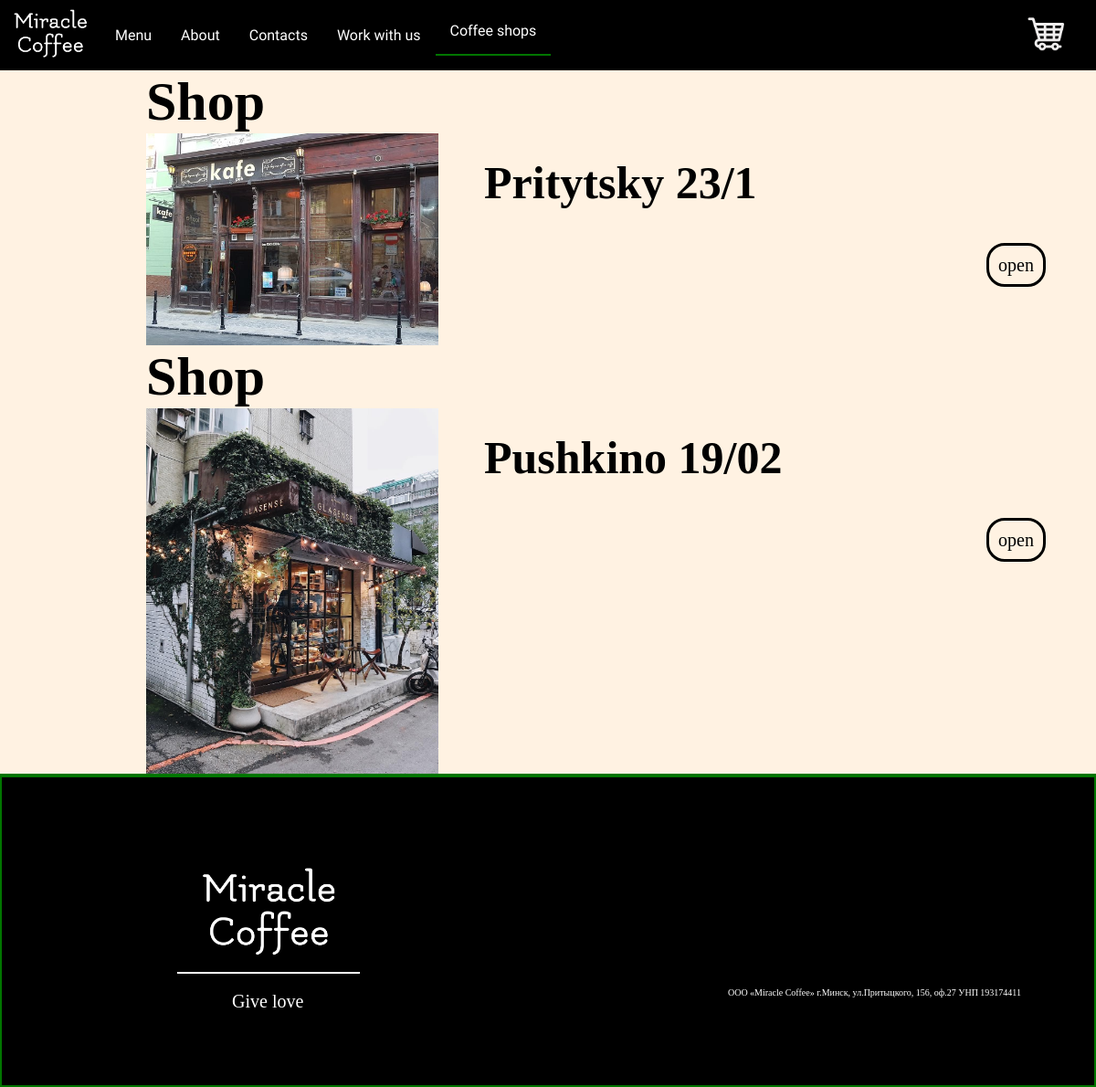
The page /shops on the database its author committed.
### coffee/models.py (models this page shows, shortened)
class CoffeeShop(models.Model):
    street = models.TextField(max_length=200)
    slug = models.SlugField(unique=True, blank=True)
    description = models.TextField()
    photo = models.ImageField(upload_to='shops/', blank=True)
    date_of_creation = models.DateTimeField()
    work_time = models.CharField(max_length=20)

### coffee/views.py (the view)
# urls.py: path('shops', shops, name='shops'),
def shops(request):
    shops = CoffeeShop.objects.all()
    context = {
        'nav': 'shops',
        'title': 'Shops',
        'shops': shops
    }
    return render(request, 'coffee/shops.html', context=context)

### coffee/templates/coffee/shops.html
{% extends 'coffee/base.html' %}
{% block canteiner%}
      <div class="shops">
          {% for shop in shops %}
        <div class="one-shop">
            <h2>Shop</h2>
            <div class="shop-about">
            <img src="{{ shop.photo.url }}" alt="" />
            <div class="shop-text">
              <h3>{{ shop.street }}</h3>
              <a href="{% url 'shop' shop.slug %}">open</a>
            </div>
          </div>
        </div>
          {% endfor %}
      </div>
{% endblock %}

### coffee/static/style/style.css (style rules this page uses)
* { margin: 0px; padding: 0px; }
.shops { margin-left: 10em; margin-right: 10em; }
.shop-about { display: flex; }
.shop-about > img { width: 20em; }
.shop-text > a { padding: 10px; border: solid; border-radius: 20px; text-decoration: none; color: black; font-size: 20px; height: 40px; width: 100px; margin-left: 30em; }
.shop-text > h3 { margin-bottom: 5em; margin-top: 0.5em; margin-left: 1em; font-size: 50px; }
.one-shop { display: block; }
.shops { display: block; }
.one-shop > h2 { font-size: 60px; }
.shop-text > h3 { margin-bottom: 1em; margin-top: 0.5em; margin-left: 1em; font-size: 50px; }

### rows shown on the page
CoffeeShop: photo (picture), street "Pritytsky 23/1"
CoffeeShop: photo (picture), street "Pushkino 19/02"
